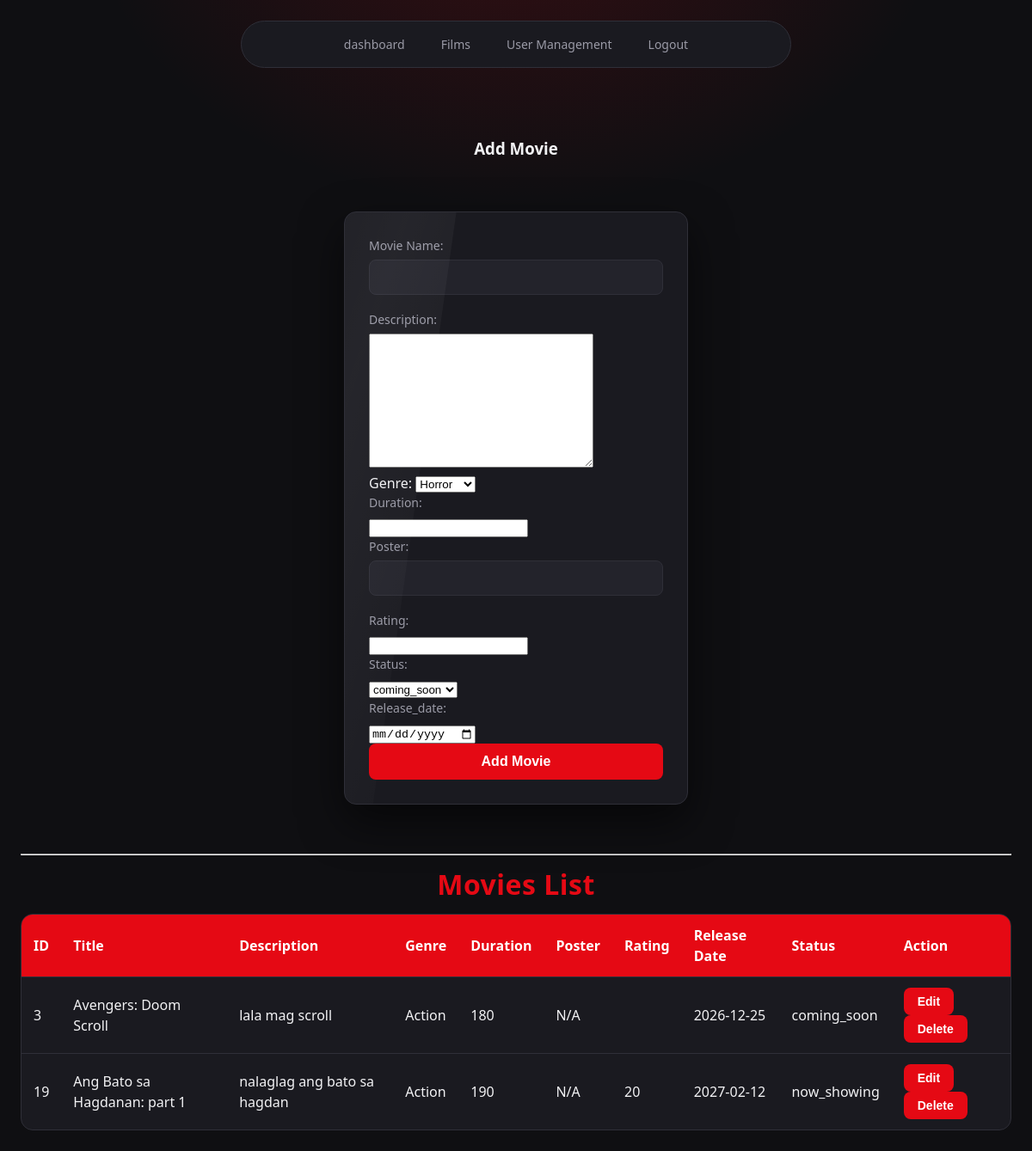
/Cinemaapp/films.php (signed in), run on the app's committed database.
### tables this page shows
CREATE TABLE `film` (
  `id` int(11) NOT NULL,
  `title` varchar(150) NOT NULL,
  `description` text NOT NULL,
  `genre` varchar(50) NOT NULL,
  `duration` int(10) UNSIGNED NOT NULL,
  `rating` varchar(10) NOT NULL,
  `poster` varchar(255) NOT NULL,
  `release_date` date NOT NULL,
  `status` enum('now_showing','coming_soon') NOT NULL DEFAULT 'coming_soon'
);

### Cinemaapp/films.php (the view, shortened to what this page needs)
<?php
    require_once "config.php";
?>
<!DOCTYPE html>
<html lang="en">
<head>
  <link rel="stylesheet" href="style.css">
</head>
<body>
    <nav>
        <a href="dashboard.php">dashboard</a>
        <a href="films.php">Films</a>
        <?php if($_SESSION['role'] === 'admin'):?>
        <a href="user.php">User Management</a>
        <?php endif; ?>
        <a href="logout.php">Logout</a>
    </nav>
    <br>
<br>
<div>
    <h3>Add Movie</h3>
    <br>
    <form action="" method="post">
   <div>
     <div>
        <label for="">Movie Name:</label>
        <input type="text" name="Movie_name" required>
    </div>
        <div>
        <label for="">Description:</label>
        <textarea name="description" id="" cols="30" rows="10" required></textarea>
    </div>
        <div>
        <labe for="">Genre:</labe>
<select name="genre" required>
  <option value="Horror" selected>Horror</option>
</select>
    </div>
        <div>
        <label for="">Duration:</label>
     <input type="number" name="duration" id="" required>
    </div>
   </div>
           <div>
             <div>
        <label for="">Poster:</label>
        <input type="text" name="poster" id="">
    </div>
            <div>
        <label for="">Rating:</label>
        <input type="number" name="rating" id="">
    </div>
            <div>
        <label for="">Status:</label>
<select name="status" required>
  <option value="coming_soon" selected>coming_soon</option>
</select>
    </div>
            <div>
        <label for="">Release_date:</label>
        <input type="date" name="release_date" id="">
    </div>
           </div>
           <div><input type="submit" value="Add Movie" name="addmovitbtn"></div>
    </form>
    <br>
       <hr>
            <h1>Movies List</h1>
    <table>
        <thead>
            <tr>
                <th>ID</th>
                <th>Title</th>
                <th>Description</th>
                <th>Genre</th>
                <th>Duration</th>
                  <th>Poster</th>
                <th>Rating</th>
                <th>Release Date</th>
                <th>Status</th>
                <th>Action</th>
            </tr>
        </thead>
        <tbody>
       <?php
            $fetchfilms = mysqli_query($conn, "SELECT * FROM film");
            if(mysqli_num_rows($fetchfilms)>0){
                while($film = mysqli_fetch_assoc($fetchfilms)){
                    ?>
                    <tr>
                        <td><?php echo $film['id'];?></td>
                        <td><?php echo $film['title'];?></td>
                        <td><?php echo $film['description'];?></td>
                        <td><?php echo $film['genre'];?></td>
                        <td><?php echo $film['duration'];?></td>
                       <td><?php echo $film['poster'];?></td>
                        <td><?php echo $film['rating'];?></td>
                        <td><?php echo $film['release_date'];?></td>
                        <td><?php echo $film['status'];?></td>
                        <td>
                            <button onclick="window.location.href='editfilm.php?filmid=<?php echo $film['id'];?>'">Edit</button>
                            <button onclick="window.location.href='deletefilm.php?filmid=<?php echo $film['id'];?>'">Delete</button>
                        </td>
                    </tr>
                    <?php
                }
            }else{
        ?>
        <tr>
            <td colspan="11"> No Movies Found.>:</td>
        </tr>
        <?php
            }
       ?>
        </tbody>
    </table>
</body>
</html>

### Cinemaapp/style.css (style rules this page uses)
:root { --bg: #0f0f12; --surface: #1a1a20; --surface-2: #23232b; --line: #2f2f38; --text: #f2f2f4; --muted: #9a9aa6; --red: #e50914; --red-dark: #b20710; --gold: #ffcc00; --ok: #3ddc84; --ease: cubic-bezier(0.22, 1, 0.36, 1); --fast: 0.2s; --med: 0.45s; }
* { box-sizing: border-box; }
html { scroll-behavior: smooth; }
body { margin: 0; padding: 24px; min-height: 100vh; font-family: "Segoe UI", system-ui, -apple-system, Arial, sans-serif; line-height: 1.5; background: radial-gradient(ellipse 60% 40% at 50% -10%, rgba(229, 9, 20, 0.18), transparent 70%), var(--bg); color: var(--text); animation: pageIn 0.6s var(--ease) both; }
h1, h2, h3 { text-align: center; margin: 10px 0; }
h1 { color: var(--red); letter-spacing: 0.5px; }
a { color: var(--gold); text-decoration: none; transition: color var(--fast) ease; }
body > h1, body > h2, body > h3, body > p, nav, header, .stats, form, table { animation: riseIn var(--med) var(--ease) both; }
nav { animation-delay: 0s; }
form { animation-delay: 0.2s; }
table { animation-delay: 0.26s; }
nav { display: flex; flex-wrap: wrap; justify-content: center; gap: 6px; margin: 0 auto 22px; padding: 8px; max-width: 640px; background: var(--surface); border: 1px solid var(--line); border-radius: 999px; }
nav a { position: relative; padding: 8px 18px; border-radius: 999px; color: var(--muted); font-size: 14px; transition: color var(--fast) ease, background var(--med) var(--ease); }
nav a::after { content: ""; position: absolute; left: 50%; bottom: 4px; width: 0; height: 2px; background: var(--red); border-radius: 2px; transform: translateX(-50%); transition: width var(--med) var(--ease); }
form { max-width: 400px; margin: 25px auto; padding: 28px; background: var(--surface); border: 1px solid var(--line); border-radius: 14px; box-shadow: 0 20px 50px rgba(0, 0, 0, 0.55); position: relative; overflow: hidden; }
form::before { content: ""; position: absolute; top: -60%; left: -40%; width: 60%; height: 220%; background: linear-gradient( 100deg, transparent, rgba(255, 255, 255, 0.05), transparent ); transform: rotate(8deg); animation: beam 7s ease-in-out infinite; pointer-events: none; }
label { display: block; margin-bottom: 6px; font-size: 14px; color: var(--muted); transition: color var(--fast) ease; }
input[type="text"], input[type="password"], input[type="email"] { width: 100%; padding: 11px 12px; margin-bottom: 18px; border: 1px solid var(--line); border-radius: 8px; background: var(--surface-2); color: #fff; font-size: 15px; transition: border-color var(--fast) ease, box-shadow var(--med) var(--ease), background var(--fast) ease; }
input::placeholder { color: #6c6c78; }
button, input[type="submit"] { position: relative; overflow: hidden; width: 100%; padding: 12px; border: none; border-radius: 8px; background: var(--red); color: #fff; font-size: 16px; font-weight: 600; cursor: pointer; transition: transform var(--fast) var(--ease), background var(--fast) ease, box-shadow var(--med) var(--ease); }
button::after, input[type="submit"]::after { content: ""; position: absolute; top: 0; left: -80%; width: 50%; height: 100%; background: linear-gradient(100deg, transparent, rgba(255, 255, 255, 0.28), transparent); transform: skewX(-20deg); transition: left 0.6s var(--ease); pointer-events: none; }
table { width: 100%; border-collapse: separate; border-spacing: 0; background: var(--surface); border: 1px solid var(--line); border-radius: 14px; overflow: hidden; }
th, td { padding: 12px 14px; border-bottom: 1px solid var(--line); text-align: left; }
th { background: var(--red); color: #fff; font-weight: 600; }
tbody tr:last-child td { border-bottom: none; }
td { transition: background var(--fast) ease; }
tbody tr { animation: riseIn var(--med) var(--ease) both; }
tbody tr:nth-child(1) { animation-delay: 0.30s; }
tbody tr:nth-child(2) { animation-delay: 0.35s; }
td button { width: auto; padding: 8px 16px; font-size: 14px; }

### data on the page
film: id "3", title "Avengers: Doom Scroll", description "lala mag scroll", genre "Action", duration "180", poster "N/A", release_date "2026-12-25", status "coming_soon"
film: id "19", title "Ang Bato sa Hagdanan: part 1", description "nalaglag ang bato sa hagdan", genre "Action", duration "190", poster "N/A", rating "20", release_date "2027-02-12", status "now_showing"
